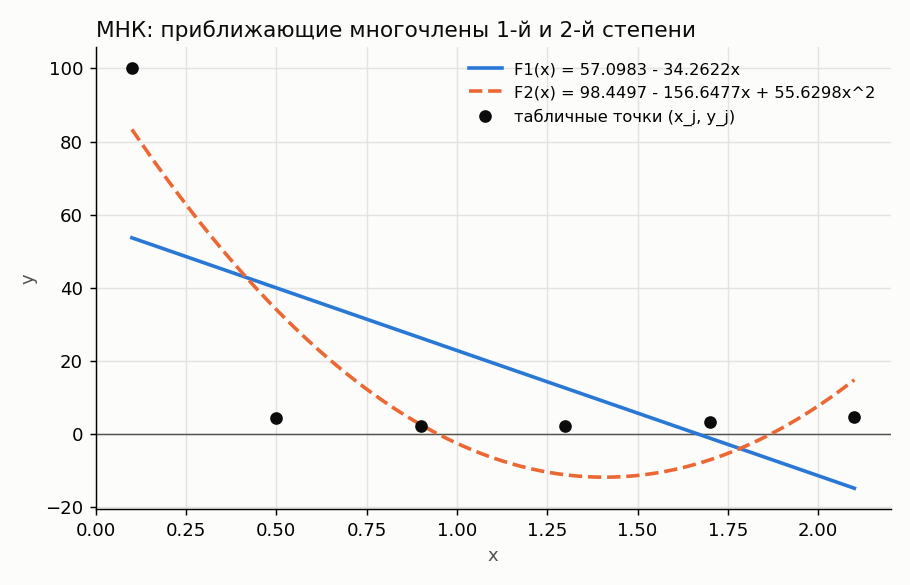

Python code for this plot:
"""

Чем МНК отличается от интерполяции (3.1, 3.2):
    интерполяционный многочлен обязан ПРОЙТИ через все точки.
    В МНК многочлен невысокой степени F(x) = a0 + a1 x + ... + an x^n
    проходит "как можно ближе" к точкам: коэффициенты подбираются так,
    чтобы сумма квадратов отклонений была минимальной (3.15):
        Phi = sum_j (F(x_j) - y_j)^2  ->  min.

Как найти коэффициенты (формулы (3.16)-(3.17)):
    в точке минимума все частные производные dPhi/da_k равны нулю.
    Это даёт систему линейных уравнений - НОРМАЛЬНУЮ СИСТЕМУ МНК:
        sum_{i=0..n} a_i * (sum_j x_j^(k+i))  =  sum_j y_j * x_j^k,   k = 0..n.
    Для n = 1 (прямая a0 + a1 x):
        a0 * (N+1)   + a1 * sum x_j   = sum y_j
        a0 * sum x_j + a1 * sum x_j^2 = sum y_j x_j
    Для n = 2 (парабола) - аналогично, матрица 3x3 из сумм x^0 .. x^4.
    Систему решаем методом Гаусса с выбором главного элемента (лаба 1.1).

Запуск:  python3 lab3_3_least_squares.py
Графики сохраняются в PNG рядом с программой (нужен matplotlib).
"""

import os


# РЕШЕНИЕ ЛИНЕЙНОЙ СИСТЕМЫ
def gauss_solve(M, rhs):
    """
    Решение системы M a = rhs методом Гаусса с выбором главного элемента
    по столбцу.
    """
    n = len(M)
    # Расширенная матрица [M | rhs] - копия, чтобы не портить исходные данные.
    A = [list(map(float, M[i])) + [float(rhs[i])] for i in range(n)]

    # Прямой ход: обнуляем элементы под диагональю.
    for k in range(n):
        # Главный элемент - максимальный по модулю в столбце k.
        p = k
        for i in range(k + 1, n):
            if abs(A[i][k]) > abs(A[p][k]):
                p = i
        A[k], A[p] = A[p], A[k]
        for i in range(k + 1, n):
            mu = A[i][k] / A[k][k]
            for j in range(k, n + 1):
                A[i][j] -= mu * A[k][j]

    # Обратный ход: снизу вверх.
    a = [0.0] * n
    for i in range(n - 1, -1, -1):
        s = 0.0
        for j in range(i + 1, n):
            s += A[i][j] * a[j]
        a[i] = (A[i][n] - s) / A[i][i]
    return a


# МНК
def normal_system(xs, ys, degree):
    """
    Строит нормальную систему МНК для многочлена степени degree.
    Элемент матрицы в строке k, столбце i:  sum_j x_j^(k+i).
    Правая часть в строке k:                sum_j y_j * x_j^k.
    Σx⁰ = N+1,  Σx,  Σx²,  Σx³,  Σx⁴         Σy,  Σxy,  Σx²y
    | N+1   Σx  | |a₀|   | Σy  |
    |           | |  | = |     | 
    | Σx    Σx² | |a₁|   | Σxy |   
    """
    n = degree
    M = [[0.0] * (n + 1) for _ in range(n + 1)]
    rhs = [0.0] * (n + 1)
    for k in range(n + 1):
        for i in range(n + 1):
            s = 0.0
            for x in xs:
                s += x ** (k + i)
            M[k][i] = s
        s = 0.0
        for x, y in zip(xs, ys):
            s += y * x ** k
        rhs[k] = s
    return M, rhs


def poly_value(a, x):
    """Значение многочлена F(x) = a0 + a1 x + a2 x^2 + ..."""
    s = 0.0
    for i in range(len(a)):
        s += a[i] * x ** i
    return s


def sum_squared_errors(a, xs, ys):
    """Сумма квадратов ошибок Phi = sum_j (F(x_j) - y_j)^2   (3.15).
    Φ = Σⱼ (F(xⱼ) − yⱼ)²"""
    s = 0.0
    for x, y in zip(xs, ys):
        s += (poly_value(a, x) - y) ** 2
    return s


def poly_text(a):
    """Текстовая запись многочлена: a0 + a1 x + a2 x^2."""
    text = f"{a[0]:.4f}"
    for i in range(1, len(a)):
        sign = "-" if a[i] < 0 else "+"
        power = "x" if i == 1 else f"x^{i}"
        text += f" {sign} {abs(a[i]):.4f}{power}"
    return text


def least_squares(xs, ys, degree, verbose=True):
    """Находит многочлен МНК степени degree; печатает систему и таблицу."""
    M, rhs = normal_system(xs, ys, degree)
    a = gauss_solve(M, rhs)
    phi = sum_squared_errors(a, xs, ys)
    if verbose:
        names = [f"a{i}" for i in range(degree + 1)]
        print(f"Нормальная система МНК для многочлена {degree}-й степени:")
        for k in range(degree + 1):
            left = " + ".join(f"{M[k][i]:.4f}*{names[i]}" for i in range(degree + 1))
            print(f"   {left} = {rhs[k]:.4f}")
        print("Решение: " + ", ".join(f"{names[i]} = {a[i]:.4f}" for i in range(degree + 1)))
        print(f"F{degree}(x) = {poly_text(a)}\n")
        print("  j |   x_j  |     y_j    |  F(x_j)    | F(x_j) - y_j")
        print("----+--------+------------+------------+-------------")
        for j, (x, y) in enumerate(zip(xs, ys)):
            Fx = poly_value(a, x)
            print(f"{j:3d} | {x:6.2f} | {y:10.4f} | {Fx:10.4f} | {Fx - y:11.4f}")
        print(f"\nСумма квадратов ошибок Phi = {phi:.4f}\n")
    return a, phi


# ГРАФИК
def plot_fit(filename, xs, ys, a1, a2):
    """Точки таблицы и два приближающих многочлена на одном графике."""
    try:
        import matplotlib
        matplotlib.use("Agg")
        import matplotlib.pyplot as plt
    except ImportError:
        print("matplotlib не установлен - график не построен.\n")
        return
    px = [xs[0] + (xs[-1] - xs[0]) * k / 300 for k in range(301)]
    fig, ax = plt.subplots(figsize=(7, 4.5))
    fig.patch.set_facecolor("#fcfcfb")
    ax.set_facecolor("#fcfcfb")
    ax.grid(True, color="#e4e3df", linewidth=0.8)
    ax.axhline(0, color="#52514e", linewidth=0.8)
    for side in ("top", "right"):
        ax.spines[side].set_visible(False)
    ax.plot(px, [poly_value(a1, x) for x in px], color="#2a78d6", linewidth=2,
            label=f"F1(x) = {poly_text(a1)}")
    ax.plot(px, [poly_value(a2, x) for x in px], color="#eb6834", linewidth=2,
            linestyle="--", label=f"F2(x) = {poly_text(a2)}")
    ax.plot(xs, ys, "o", color="#0b0b0b", markersize=6, zorder=5,
            label="табличные точки (x_j, y_j)")
    ax.set_xlabel("x", color="#52514e")
    ax.set_ylabel("y", color="#52514e")
    ax.set_title("МНК: приближающие многочлены 1-й и 2-й степени", loc="left",
                 color="#0b0b0b")
    ax.legend(frameon=False, fontsize=9)
    fig.tight_layout()
    fig.savefig(filename, dpi=130)
    plt.close(fig)
    print(f"График сохранён: {filename}\n")


# ПРОВЕРКА НА ПРИМЕРЕ
def check_textbook():
    """
    Пример 1 из п. 3.2: x = 0, 1.7, ..., 8.5;
    F1 = 0.4713 + 0.3177x, Phi = 0.4872;
    F2 = 0.1295 + 0.6193x - 0.0355x^2, Phi = 0.0946.
    """
    xs = [0.0, 1.7, 3.4, 5.1, 6.8, 8.5]
    ys = [0.0, 1.3038, 1.8439, 2.2583, 2.6077, 2.9155]
    a1, p1 = least_squares(xs, ys, 1, verbose=False)
    a2, p2 = least_squares(xs, ys, 2, verbose=False)
    print("Проверка на примере методички:")
    print(f"  F1(x) = {poly_text(a1)},  Phi = {p1:.4f}"
          "   (в методичке 0.4713 + 0.3177x, Phi = 0.4872)")
    print(f"  F2(x) = {poly_text(a2)},  Phi = {p2:.4f}"
          "   (в методичке 0.1295 + 0.6193x - 0.0355x^2, Phi = 0.0946)\n")


def main():
    xs = [0.1, 0.5, 0.9, 1.3, 1.7, 2.1]
    ys = [100.01, 4.250, 2.0446, 2.2817, 3.236, 4.6368]

    print("=" * 70)
    print("Задание 3.3. Метод наименьших квадратов (вариант 26)")
    print("=" * 70)
    print("  x_j: " + "  ".join(f"{x:8.4f}" for x in xs))
    print("  y_j: " + "  ".join(f"{y:8.4f}" for y in ys))
    print()

    print("-" * 70)
    print("а) Многочлен 1-й степени  F1(x) = a0 + a1 x")
    print("-" * 70)
    a1, phi1 = least_squares(xs, ys, 1)

    print("-" * 70)
    print("б) Многочлен 2-й степени  F2(x) = a0 + a1 x + a2 x^2")
    print("-" * 70)
    a2, phi2 = least_squares(xs, ys, 2)

    print("Вывод:")
    print(f"  Phi для 1-й степени = {phi1:.4f},  для 2-й степени = {phi2:.4f}.")

    plot_fit(os.path.join(os.path.dirname(os.path.abspath(__file__)),
                          "lab3_3_least_squares.png"), xs, ys, a1, a2)

    check_textbook()


if __name__ == "__main__":
    main()
